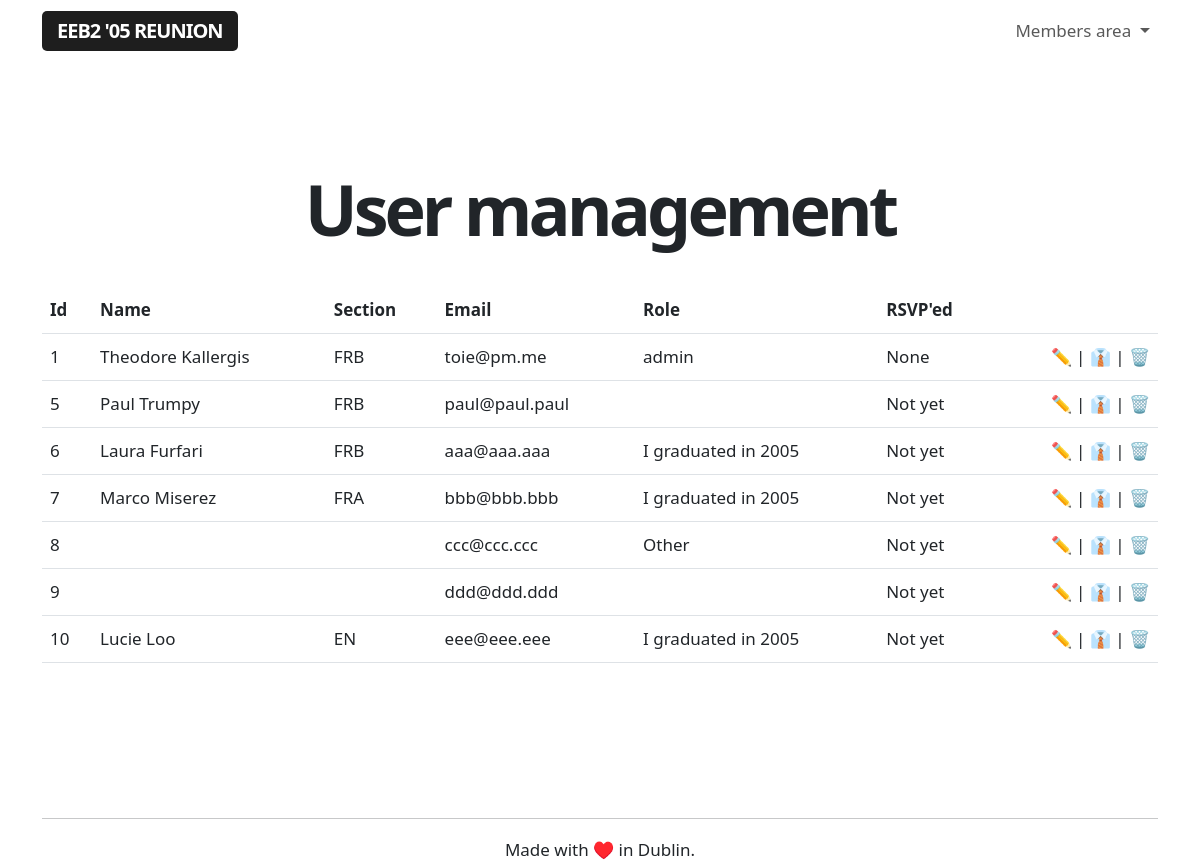
Before: /admin/users (signed in) with the older database file.
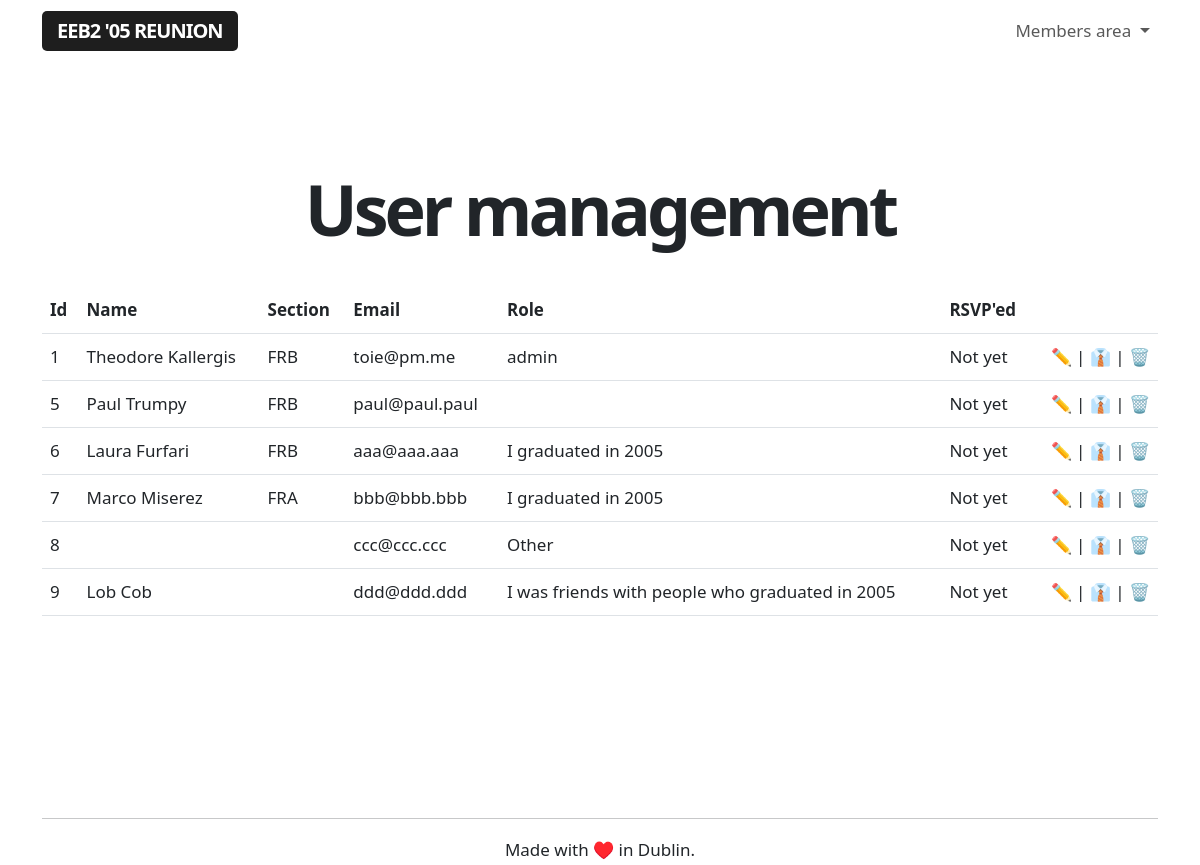
After: the same page with the newer database file.
### app/models.py (models this page shows, shortened)
class User(UserMixin, db.Model):
    id = db.Column(db.Integer, primary_key=True)
    username = db.Column(db.String(64), index=True, unique=True)
    name = db.Column(db.String(64), index=True, unique=False)
    section = db.Column(db.String(64), index=True, unique=False)
    email = db.Column(db.String(120), index=True, unique=True)
    password_hash = db.Column(db.String(128))
    role = db.Column(db.String(64), index=True, unique=False)
    rsvp = db.Column(db.String(64), index=True, unique=False)
    facebook = db.Column(db.String(64), index=True, unique=False)
    twitter = db.Column(db.String(64), index=True, unique=False)
    instagram = db.Column(db.String(64), index=True, unique=False)
    linkedin = db.Column(db.String(64), index=True, unique=False)
    snapchat = db.Column(db.String(64), index=True, unique=False)
    reddit = db.Column(db.String(64), index=True, unique=False)
    mastodon = db.Column(db.String(64), index=True, unique=False)
    tiktok = db.Column(db.String(64), index=True, unique=False)

### app/routes.py (the view)
@app.route('/admin/users', methods=['GET'])
@login_required
def adminusermanagement():
    if current_user.role == 'admin':
        users = User.query.order_by(User.id.asc())
    else:
        flash('This is a restricted area.')
        return redirect(url_for('index'))
    return render_template("user_management.html", title='User management',
        users=users)

### app/models.py (called while the page is built)
@login.user_loader
def load_user(id):
    return User.query.get(int(id))

### app/templates/user_management.html
{% extends "base.html" %}
{% block content %}
<div class="title">
    <h1>User management</h1>
</div>
<br>
<br>
<table class="table">
    <tr>
        <th>Id</th>
        <th>Name</th>
        <th>Section</th>
        <th>Email</th>
        <th>Role</th>
        <th>RSVP'ed</th>
        <th></th>
    </tr>
{% for user in users %}
    {% include '_users.html' %}
{% endfor %}
</table>
{% endblock %}

### app/templates/_users.html
<tr>
    <td>{{ user.id }}</td>
    <td>{{ user.name }}</td>
    <td>{{ user.section }}</td>
    <td>{{ user.email }}</td>
    <td>{{ user.role }}</td>
    <td>{{ user.rsvp }}</td>
        <td class="aligniconsright"><a class="nolinkdecoration" href="#">✏️</a> | <a class="nolinkdecoration" href="{{ url_for('toggleadmin', userid = user.id) }}">👔</a> | <a class="nolinkdecoration" href="{{ url_for('delete_user', userid=user.id) }}">🗑️</a></td>
</tr>

Changed rows visible on the page:
removed User: id "10", name "Lucie Loo", section "EN", email "eee@eee.eee", role "I graduated in 2005", rsvp "Not yet"
changed User "Theodore Kallergis": rsvp "None" → "Not yet"
changed User "ddd@ddd.ddd": name (not shown) → "Lob Cob"; role (not shown) → "I was friends with people who graduated in 2005"
